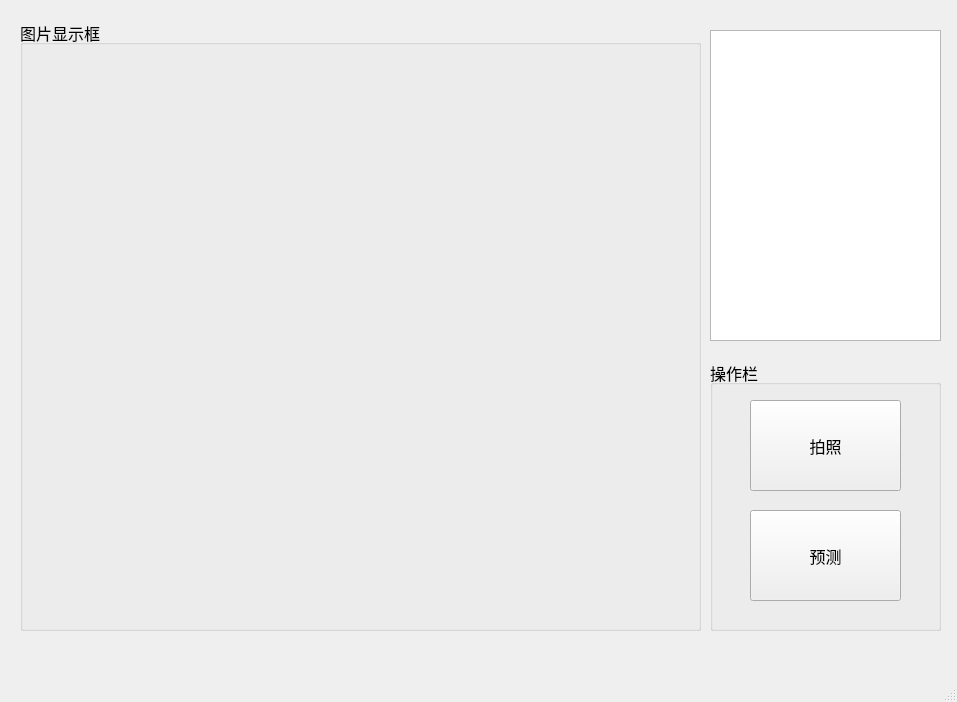
<?xml version="1.0" encoding="UTF-8"?>
<ui version="4.0">
 <class>MainWindow</class>
 <widget class="QMainWindow" name="MainWindow">
  <property name="geometry">
   <rect>
    <x>0</x>
    <y>0</y>
    <width>957</width>
    <height>702</height>
   </rect>
  </property>
  <property name="windowTitle">
   <string>MainWindow</string>
  </property>
  <widget class="QWidget" name="centralwidget">
   <widget class="QGroupBox" name="groupBox">
    <property name="geometry">
     <rect>
      <x>20</x>
      <y>20</y>
      <width>681</width>
      <height>611</height>
     </rect>
    </property>
    <property name="font">
     <font>
      <pointsize>12</pointsize>
     </font>
    </property>
    <property name="title">
     <string>图片显示框</string>
    </property>
    <widget class="QLabel" name="label">
     <property name="geometry">
      <rect>
       <x>10</x>
       <y>20</y>
       <width>661</width>
       <height>581</height>
      </rect>
     </property>
     <property name="text">
      <string/>
     </property>
    </widget>
   </widget>
   <widget class="QTextEdit" name="textEdit">
    <property name="geometry">
     <rect>
      <x>710</x>
      <y>30</y>
      <width>231</width>
      <height>311</height>
     </rect>
    </property>
   </widget>
   <widget class="QGroupBox" name="groupBox_2">
    <property name="geometry">
     <rect>
      <x>710</x>
      <y>360</y>
      <width>231</width>
      <height>271</height>
     </rect>
    </property>
    <property name="font">
     <font>
      <pointsize>12</pointsize>
     </font>
    </property>
    <property name="title">
     <string>操作栏</string>
    </property>
    <widget class="QPushButton" name="btn_predict">
     <property name="geometry">
      <rect>
       <x>40</x>
       <y>150</y>
       <width>151</width>
       <height>91</height>
      </rect>
     </property>
     <property name="text">
      <string>预测</string>
     </property>
    </widget>
    <widget class="QPushButton" name="btn_img">
     <property name="geometry">
      <rect>
       <x>40</x>
       <y>40</y>
       <width>151</width>
       <height>91</height>
      </rect>
     </property>
     <property name="text">
      <string>拍照</string>
     </property>
    </widget>
   </widget>
  </widget>
  <widget class="QMenuBar" name="menubar">
   <property name="geometry">
    <rect>
     <x>0</x>
     <y>0</y>
     <width>957</width>
     <height>26</height>
    </rect>
   </property>
  </widget>
  <widget class="QStatusBar" name="statusbar"/>
 </widget>
 <resources/>
 <connections/>
</ui>
